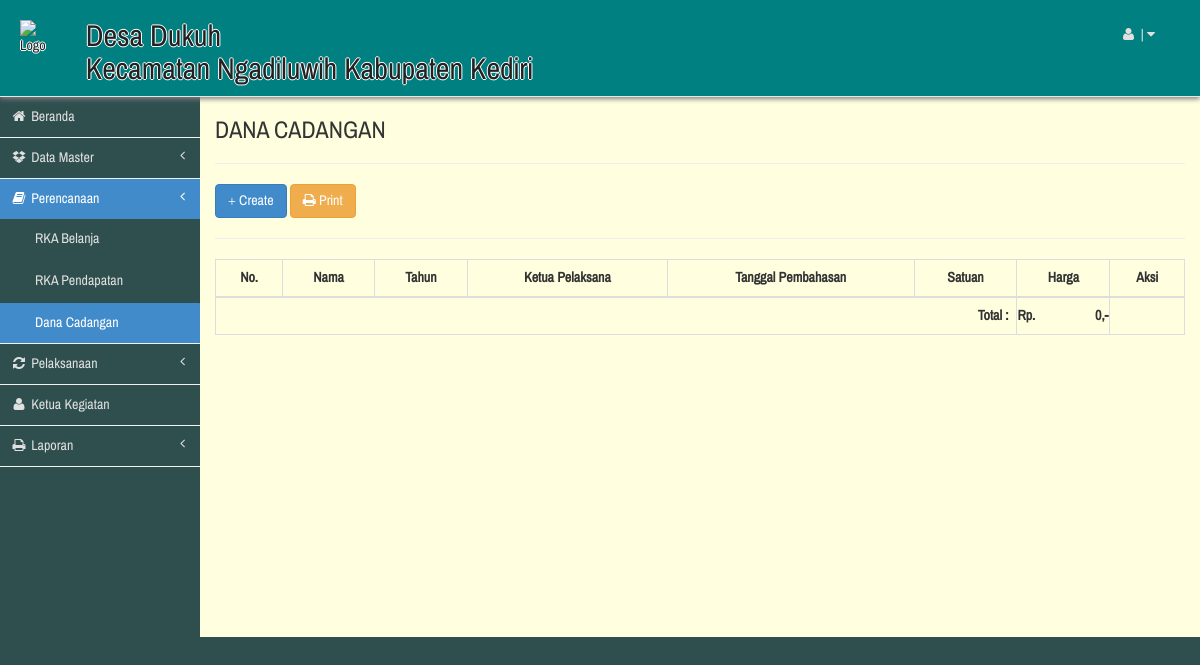
The page /index.php/admin/c_perencanaan/lists_apb_desa on the database as committed earlier.
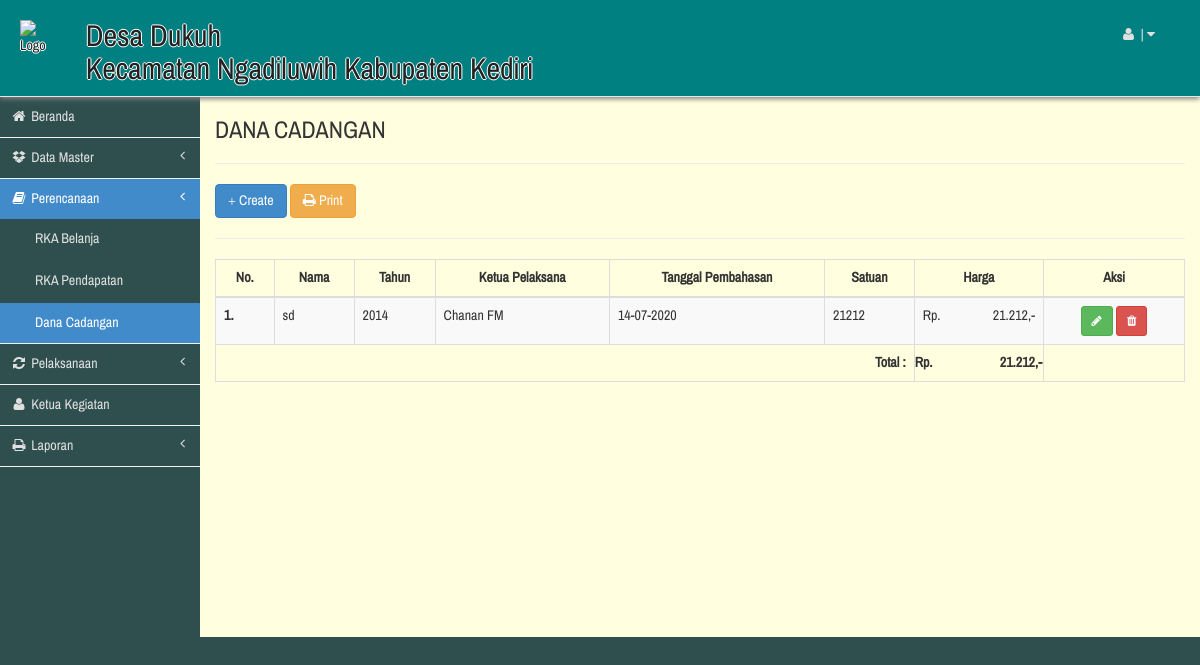
The same page on the database as committed later.
### tables this page shows
CREATE TABLE `tbl_apb_desa` (
  `id_apb_desa` int(10) NOT NULL AUTO_INCREMENT,
  `id_kegiatan` varchar(50) DEFAULT NULL,
  `id_bank` varchar(50) DEFAULT NULL,
  `nomor` varchar(30) DEFAULT NULL,
  `nama_apb` varchar(100) DEFAULT NULL,
  `tahun` year(4) DEFAULT NULL,
  `kode` varchar(50) DEFAULT NULL,
  `uraian` varchar(100) DEFAULT NULL,
  `jumlah` varchar(100) DEFAULT NULL,
  `satuan` varchar(30) DEFAULT NULL,
  `harga` varchar(100) DEFAULT NULL,
  `anggaran` varchar(100) DEFAULT NULL,
  `tgl_apb_desa` varchar(10) DEFAULT NULL,
  PRIMARY KEY (`id_apb_desa`)
);

CREATE TABLE `tbl_kegiatan` (
  `id_kegiatan` int(10) NOT NULL AUTO_INCREMENT,
  `kode_kegiatan` varchar(20) DEFAULT NULL,
  `nama_kegiatan` varchar(100) DEFAULT NULL,
  `nik_kegiatan` varchar(100) DEFAULT NULL,
  `alamat_kegiatan` varchar(200) DEFAULT NULL,
  `telp_kegiatan` varchar(50) DEFAULT NULL,
  `user_kegiatan` varchar(50) DEFAULT NULL,
  `pass_kegiatan` varchar(100) DEFAULT NULL,
  `foto_ketua` varchar(70) DEFAULT NULL,
  PRIMARY KEY (`id_kegiatan`)
);

### application/controllers/admin/c_perencanaan.php (called while the page is built, shortened)
<?php if ( ! defined('BASEPATH')) exit('No direct script access allowed');
class C_perencanaan extends CI_Controller {
    function  __construct()
    {
        $this->load->helper('flexigrid_helper');
        $this->load->library('flexigrid');
        $this->load->helper('form');
        $this->load->model('page_model');
		    $this->load->library('encrypt');
    }
          function lists_apb_desa() {
              $data['page_title'] = 'DANA CADANGAN';
              $this->db->join('tbl_kegiatan', 'tbl_kegiatan.id_kegiatan=tbl_apb_desa.id_kegiatan');
              $this->db->order_by('id_apb_desa', 'DESC');
              $data['v_data'] = $this->db->get('tbl_apb_desa');
              $data['menu'] = $this->load->view('menu/v_admin', $data, TRUE);
              $data['content'] = $this->load->view('perencanaan/apb_desa/v_list', $data, TRUE);
              $this->load->view('utama', $data);
          }
}
?>

### index.php (called while the page is built, shortened)
<?php
require_once BASEPATH.'core/CodeIgniter'.EXT;

### application/views/perencanaan/apb_desa/v_list.php (the view, shortened to what this page needs)
<link rel="stylesheet" type="text/css" href="<?=$this->config->item('base_url');?>assetku/DataTables/datatables.min.css"/>
<h3><?= $page_title ?></h3>
<hr>
<a href="apb_desa/add" class="btn btn-primary"><i class="glyphicon glyphicon-plus"></i> Create</a>
<a href="apb_desa/print" class="btn btn-warning" target="_blank"><i class="fa fa-print"></i> Print</a>
<hr>
<div class="table-responsive">
<table id="table_id" class="table table-bordered table-striped display" cellspacing="0" width="100%">
    <thead>
        <tr>
            <th style="text-align: center">No.</th>
            <th style="text-align: center">Nama</th>
            <th style="text-align: center">Tahun</th>
            <th style="text-align: center">Ketua Pelaksana</th>
            <th style="text-align: center">Tanggal Pembahasan</th>
            <th style="text-align: center">Satuan</th>
            <th style="text-align: center">Harga</th>
            <th style="text-align: center">Aksi</th>
       </tr>
    </thead>
    <tbody>
      <?php
      $no=1;
      $total_harga = 0;
      foreach ($v_data->result() as $baris) {?>
        <tr>
          <th><?php echo $no++; ?>.</th>
          <td><?php echo $baris->nama_apb; ?></td>
          <td><?php echo $baris->tahun; ?></td>
          <td><?php echo $baris->nama_kegiatan; ?></td>
          <td><?php echo $baris->tgl_apb_desa; ?></td>
          <td><?php echo $baris->jumlah; ?></td>
          <td>Rp.<span style="float:right;"><?php echo number_format($baris->anggaran, 0,",","."); ?>,-</span></td>
          <td align="center">
            <a href="edit_apb_desa/<?php echo $baris->id_apb_desa; ?>" class="btn btn-success btn-sm"><i class="fa fa-pencil"></i></a>
            <a href="hapus_apb_desa/<?php echo $baris->id_apb_desa; ?>" class="btn btn-danger btn-sm" onclick="return confirm('Anda Yakin?');"><i class="fa fa-trash"></i></a>
          </td>
        </tr>
      <?php
      $total_harga    += $baris->anggaran;
      } ?>
    </tbody>
    <tfoot>
      <tr>
        <th colspan="6" style="text-align:right">Total :</th>
        <th><span style="margin-left:-8px;">Rp.</span><span style="float:right;margin-right:-7px;"><?php echo number_format($total_harga,0,",","."); ?>,-</span></th>
        <th></th>
      </tr>
    </tfoot>
</table>
</div>
<br><br>

### application/views/menu/v_admin.php (shortened to what this page needs)
<div class="col-md-2" role="navigation">
                <div class="sidebar-nav collapse navbar-collapse bs-navbar-collapse" role="navigation" style="margin-left:-35px;margin-right:-30px;">
                    <ul class="nav" id="side-menu">
                        <li>
                            <a class="" href="<?php echo site_url('admin/c_admin/');?>" id="a-admin" class="" ><i class="fa fa-home fa-fw"></i> Beranda</a>
                        </li>
            <li class="dropdownmenu">
            <a id="a-data-master" class="collapsed" data-toggle="collapse" href="#data-master">
            <i class="fa fa-dropbox fa-fw"></i> Data Master <span class="fa arrow"></span></a>
            </li>
            <li class="dropdownmenu">
            <a id="a-perencanaan" class="collapsed" data-toggle="collapse" href="#perencanaan">
            <i class="fa fa-book fa-fw"></i> Perencanaan <span class="fa arrow"></span></a>
            <div id="perencanaan" class="collapse">
              <ul id="" class="nav nav-pills nav-stacked nav-second-level">
                <li id="nav-rka-belanja" class="">
                  <a href="<?php echo site_url('admin/c_perencanaan/rka_belanja/');?>" >RKA Belanja</a>
                </li>
                <li id="nav-rka-pendapatan" class="">
                  <a href="<?php echo site_url('admin/c_perencanaan/rka_pendapatan/');?>" >RKA Pendapatan</a>
                </li>
                <li id="nav-apb-desa" class="">
                  <a href="<?php echo site_url('admin/c_perencanaan/apb_desa/');?>" >Dana Cadangan</a>
                </li>
              </ul>
            </div>
            </li>
            <li class="dropdownmenu">
            <a id="a-pelaksanaan" class="collapsed" data-toggle="collapse" href="#pelaksanaan">
            <i class="fa fa-refresh fa-fw"></i> Pelaksanaan <span class="fa arrow"></span></a>
            </li>
            <li>
           <a class="" href="<?php echo site_url('admin/c_kegiatan/');?>" id="a-po" class="" ><i class="fa fa-user fa-fw"></i> Ketua Kegiatan</a>
           </li>
            <li class="dropdownmenu">
            <a id="a-lap" class="collapsed" data-toggle="collapse" href="#lap">
            <i class="fa fa-print fa-fw"></i> Laporan <span class="fa arrow"></span></a>
                </li>
              </ul>
            </div>
        </div>
</div>

### application/views/utama.php (shortened to what this page needs)
<!DOCTYPE html>
<html lang="en">
<head>
    <link href="<?php echo base_url(); ?>assetku/css/bootstrap.min.css" rel="stylesheet">
    <link href="<?php echo base_url(); ?>assetku/css/plugins/metisMenu/metisMenu.min.css" rel="stylesheet">
    <link href="<?php echo base_url(); ?>assetku/css/plugins/timeline.css" rel="stylesheet">
    <link href="<?php echo base_url(); ?>assetku/css/sb-admin-2.css" rel="stylesheet">
    <link href="<?php echo base_url(); ?>assetku/font/font-awesome-4.3.0/css/font-awesome.min.css" rel="stylesheet" type="text/css">
	<link rel="stylesheet" href="<?php echo base_url(); ?>assetku/alertify/themes/alertify.core.css" />
	<link rel="stylesheet" href="<?php echo base_url(); ?>assetku/alertify/themes/alertify.default.css" id="toggleCSS" />
	<link href="<?php echo base_url(); ?>assetku/plugin/ui/jquery-ui.css" rel="stylesheet" type="text/css" />
	<link href="<?php echo base_url(); ?>assetku/plugin/ui/jquery-ui.min.css" rel="stylesheet" type="text/css" />
	<link href="<?php echo base_url(); ?>assetku/plugin/ui/jquery-ui.structure.css" rel="stylesheet" type="text/css" />
	<link href="<?php echo base_url(); ?>assetku/plugin/ui/jquery-ui.structure.min.css" rel="stylesheet" type="text/css" />
	<link href="<?php echo base_url(); ?>datepicker/rfnet.css" rel="stylesheet" type="text/css" />
</head>
<body style="background-color:#2f4f4f;">
    <div id="wrapper">
				<?php
					$session['hasil'] = $this->session->userdata('logged_in');
					$nama = $session['hasil']->nama_pengguna;
					$role = $session['hasil']->role;
				?>
		<nav class="navbar navbar-default navbar-static-top" role="navigation" style="margin-bottom: 0;background-color:#008080;box-shadow: 0px 2px 5px grey;">
		<div class="col-md-8">
			<div class="navbar-header">
					<a href=" <?php
					if($role == 'Administrator')
						{
							echo site_url('admin/c_admin');
						}
					else
						{
							echo site_url('c_pengelolaData');
						}?>" style="text-decoration:none;color:#222;text-shadow: -1px 0 white, 0 1px white, 1px 0 white, 0 -1px white;">
								<div class="col-md-1">
									<br>
									<center><img src="<?=$this->config->item('base_url');?>uploads/logonew.png" alt="Logo" width="70" style="margin-left:-10px;"></center>
								</div>
								<div class="col-md-11">
									<h2 style="margin-left:10px;">
										Desa Dukuh <br>Kecamatan Ngadiluwih Kabupaten Kediri
									</h2>
								</div>
					</a>
			</div>
		</div>
			<div class="col-md-4">
				<ul class="nav navbar-top-links navbar-right " style="margin-top:10px;">
					<li class="dropdown">
						<a class="dropdown-toggle" data-toggle="dropdown" href="#">
							<i class="fa fa-user fa-fw"></i>
							<?php echo $nama ?> | <b><?php echo $role ?></b>
							<i class="fa fa-caret-down"> </i>
						</a>
					</li>
				</ul>
			</div>
		</nav>
		<?php echo $menu ?>
		<div class="col-md-10" style="background-color:#ffffe0;min-height:540px;padding-bottom:30px;">
			<?php echo $content ?>
		</div>
</body>
</html>

### assetku/css/sb-admin-2.css (style rules this page uses)
body { background-color: #f8f8f8; }
#wrapper { width: 100%; }
.navbar-top-links li { display: inline-block; }
.navbar-top-links li:last-child { margin-right: 15px; }
.navbar-top-links li a { padding: 15px; min-height: 50px; }
.nav-pills>li>a { border-radius: 1px; }

### datepicker/rfnet.css (style rules this page uses)
A { text-decoration: none; }
A img { border:none; }
hr { width: 100%; }

### application/views/menu/v_admin.php (style rules this page uses)
.nav-second-level > li > a { padding-left: 40px; }
#side-menu > li { border-bottom: 1px solid #f1f1f1; }
ul > li > a { color: #e0e0e0; }
#side-menu > li > .active { background-color: #428BCA; color: white; }

Rows that differ between the two databases and show on the page:
added tbl_apb_desa: nama_apb "sd", tahun "2014", id_kegiatan.nama_kegiatan "Chanan FM", tgl_apb_desa "14-07-2020", jumlah "21212", anggaran "21.212"
Other text that changed with them:
$total_harga: "0" → "21.212"
